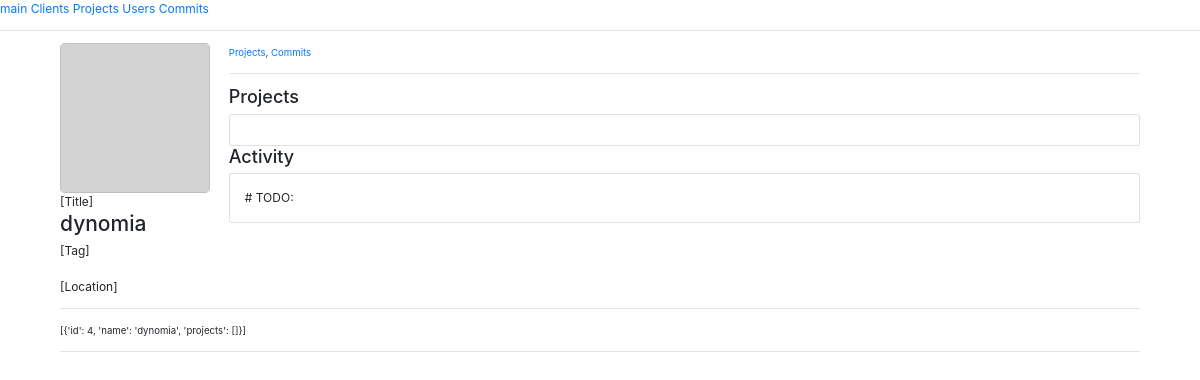
Page /client/4 on the earlier database version.
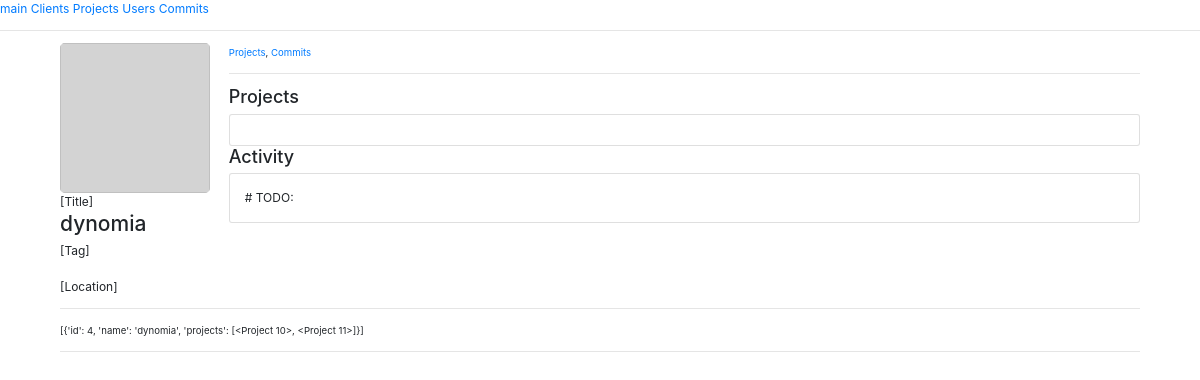
Same page on the later database version.
### app.py (models this page shows)
class Project(db.Model):
    id = db.Column(db.Integer, primary_key=True)
    name = db.Column(db.String)
    expired = db.Column(db.Boolean, default=False)
    client_id = db.Column(db.Integer, db.ForeignKey('client.id'),
        nullable=False)
    commits = db.relationship('Commit',
        backref=db.backref('Project', lazy=True))
    def __repr__(self):
        return '<Project %r>' % self.id

### app.py (the view)
@app.route('/client/<int:id>')
def client(id):
    data = module.func.client_get(id)
    return render_template('client.html', data=data)

### module/func.py (called while the page is built)
def scheme_client(row):
    return {
        'id': row.id,
        'name': row.name,
        'projects': row.projects
    }

def client_get(id):
    row = app.Client.query.filter_by(id=id).first()
    if row != None:
        output = []
        x = scheme_client(row)
        output.append(x)
        return output
    return []

### templates/client.html (shortened to what this page needs)
{% extends "base.html" %}
{% block content %}
<div style="display:flex">
    <div style="width: 200px;">
        <img style="border-radius: 5px;background-color: lightgray;width:150px; height:150px;">
        [Title]<br>
        <h3>{{data.0.name}}</h3>
        [Tag]
        <br>
        <br>
        [Location]
    </div>
    <div style="width:100%;">
        <small><a href="">Projects</a>, <a href="">Commits</a></small>
        <hr>
        <div>
            <h4>Projects</h4>
            <div class="card" style="width: 100%;">
                <div class="card-body">
                </div>
            </div>
        </div>
        <div>
                <h4>Activity</h4>
                <div class="card" style="width: 100%;">
                    <div class="card-body">
                        <p class="card-text">
                            # TODO:
                        </p>
                    </div>
                </div>
            </div>
    </div>
</div>
<hr>
        <small>{{data}}</small>
{% endblock %}

Differences in the rows shown:
added Project: id "[{'id': 4, 'name': 'dynomia', 'projects': [<Project 10>, <Project 11>]}]"
Other differences:
{{ data }}: "[{'id': 4, 'name': 'dynomia', 'projects': []}]" → (not shown)
